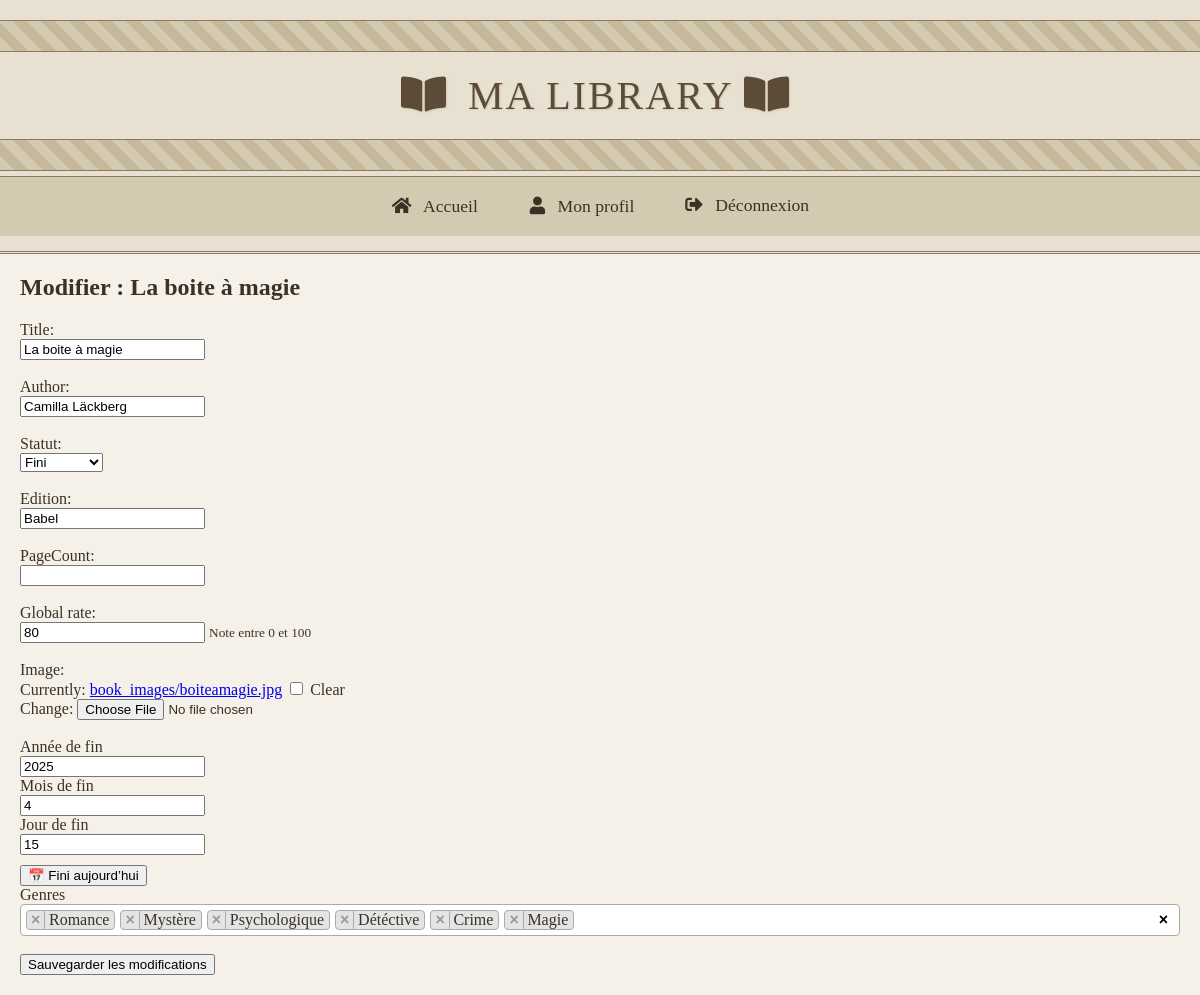
The app's page /book/6/edit/ (signed in), older data.
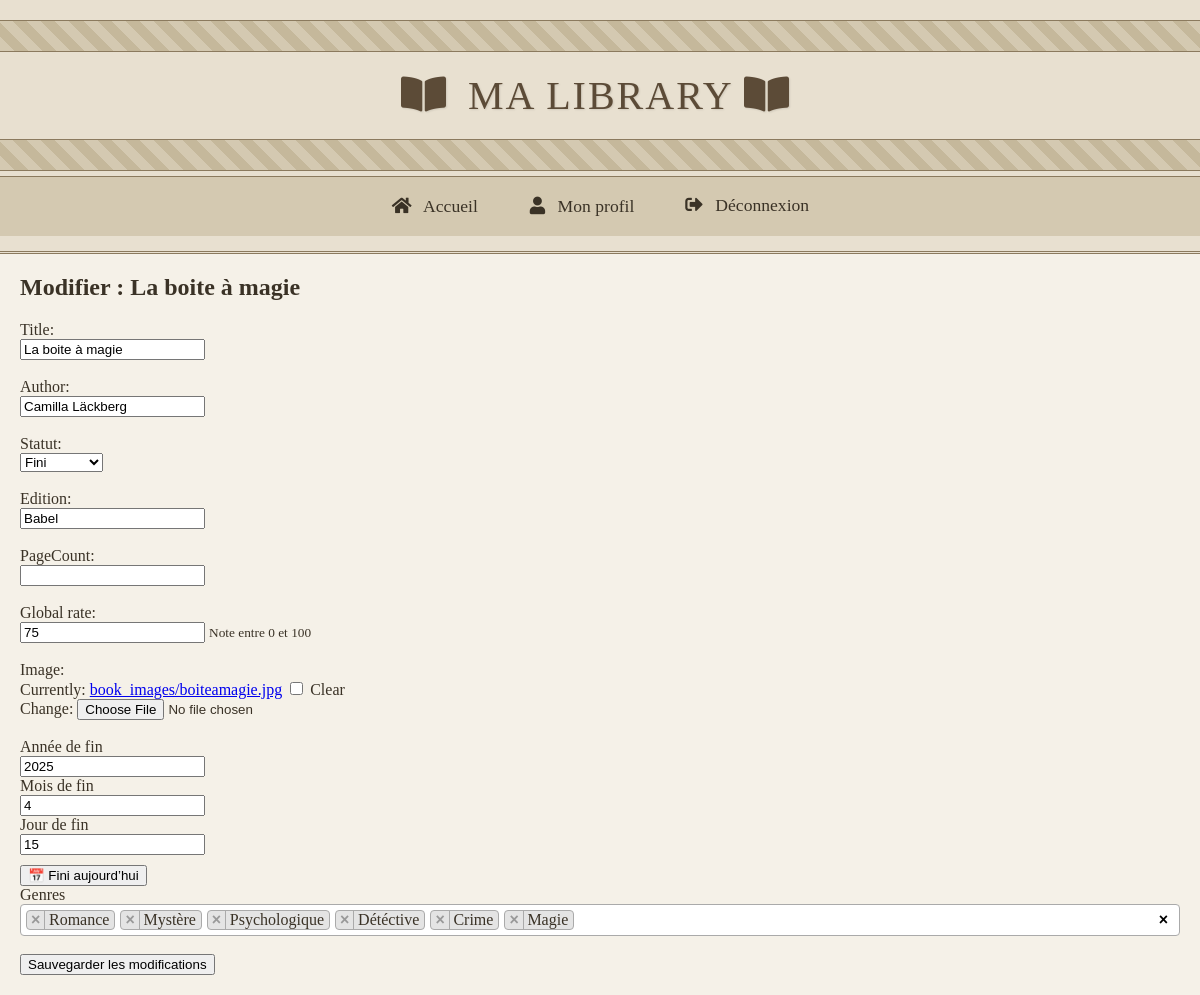
The same page, newer data.
### media/models.py (models this page shows, shortened)
class Book(models.Model):
    user = models.ForeignKey(User, on_delete=models.CASCADE)
    title = models.CharField(max_length=200)
    author = models.CharField(max_length=100, blank=True, null=True)
    statuts = {
        "Fini": "Fini",
        "Arrêté": "Arrêté",
        "En cours": "En cours",
        "En attente": "En attente",
    }
    statut = models.CharField( max_length=10, choices=statuts, blank=True, null=True)
    genres = models.ManyToManyField(Genre, blank=True)
    finished_year = models.PositiveIntegerField(blank=True, null=True)
    finished_month = models.PositiveIntegerField(blank=True, null=True)
    finished_day = models.PositiveIntegerField(blank=True, null=True)
    edition = models.CharField(max_length=100, blank=True)
    pageCount =  models.IntegerField(validators=[MinValueValidator(0),
                                                  MaxValueValidator(10000)],
                                      null=True,blank=True)
    global_rate = models.IntegerField(validators=[MinValueValidator(0),
                                                  MaxValueValidator(100)],
                                      null=True,blank=True,default=0,
                                      help_text="Note entre 0 et 100")
    if RENDER:
        image = CloudinaryField("image", blank=True, null=True)
    else:
        upload_path = 'book_images/'
        image = models.ImageField(upload_to=upload_path, blank=True, null=True)

### media/views.py (the view)
# urls.py: path('<str:model_name>/<int:item_id>/edit/', views.edit_item, name='edit_item'),
@login_required
def edit_item(request, model_name, item_id):
    model_mapping = {
        'book': Book,
        'movie': Movie,
        'series': Series,
        'manga': Manga,
    }
    model_class = model_mapping.get(model_name.lower())
    if not model_class:
        return redirect('home')
    item = get_object_or_404(model_class, id=item_id, user=request.user)
    form_class = {
        Book: BookForm,
        Movie: MovieForm,
        Series: SeriesForm,
        Manga: MangaForm
    }.get(model_class)
    if request.method == 'POST':
        form = form_class(request.POST, request.FILES, instance=item)
        if form.is_valid():
            item = form.save(user=request.user)
            return redirect('item_detail', model_name=model_name, item_id=item.id)
    else:
        form = form_class(instance=item)
        form.initial['raw_genres'] = ','.join([g.name for g in item.genres.all()])
    return render(request, 'media/edit_item.html', {
        'form': form,
        'title': f"Modifier : {item.title}",
        'all_genres': Genre.objects.all(),
    })

### media/forms.py (shortened to what this page needs)
class BookForm(forms.ModelForm):
    raw_genres = forms.CharField(
        widget=forms.HiddenInput(),
        required=False
    )
    class Meta:
        model = Book
        fields = ['title', 'author', 'statut',
        'finished_year','finished_month','finished_day',
         'edition', 'pageCount', 'global_rate', 'image']
    def __init__(self, *args, **kwargs):
        super().__init__(*args, **kwargs)

### templates/media/edit_item.html (shortened to what this page needs)
{% extends 'base.html' %}
{% load static %}
{% block content %}
  <h2>{{ title }}</h2>
  <form method="post" enctype="multipart/form-data">
    {% for field in form.visible_fields %}
      {% if field.name not in 'raw_genres finished_year finished_month finished_day' %}
        <div>
          {{ field.label_tag }}<br>
          {{ field }}
          {% if field.help_text %}
            <small>{{ field.help_text }}</small>
          {% endif %}
        </div>
        <br>
      {% endif %}
    {% endfor %}
    <div>
       <label>Année de fin</label><br>
       {{ form.finished_year }}
    </div>
    <div>
       <label>Mois de fin</label><br>
       {{ form.finished_month }}
    </div>
    <div>
       <label>Jour de fin</label><br>
       {{ form.finished_day }}
    </div>
    <div style="margin-top: 10px;">
       <button type="button" id="set-today">📅 Fini aujourd’hui</button>
    </div>
    <label for="genre-select">Genres</label>
    <br><br>
    <button type="submit">Sauvegarder les modifications</button>
  </form>
{% endblock %}
{% block extra_js %}
  <link href="https://cdn.jsdelivr.net/npm/select2@4.1.0-rc.0/dist/css/select2.min.css" rel="stylesheet" />
{% endblock %}

Row changes from the older to the newer data that the page shows:
changed Book "La boite à magie": global_rate "80" → "75"
